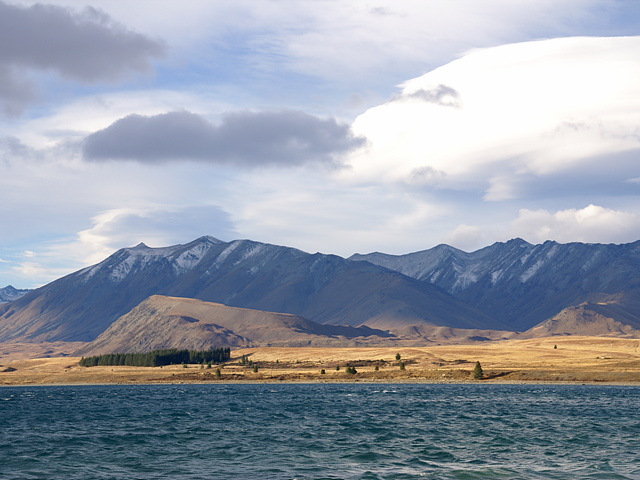
#> input picture ComputerVision/TraditionalComputerVision/Code/images/tekapo.bmp, 640 x 480 px
$ python shear.py
#> lines starting #> are read from the running program, lines starting #| are printed output that depends on the picture
import sys
import numpy as np
import cv2

if __name__ == "__main__":
    src = cv2.imread("./images/tekapo.bmp")
#> src is the input picture: shape (480, 640, 3); mean B, G, R 169.8, 157.4, 149.7

    if src is None:
        print("Image load failed!")
        sys.exit()

    aff = np.array([[1, 0.5, 0], [0, 1, 0]], dtype=np.float32)
    dst = cv2.warpAffine(src, aff, (0,0))
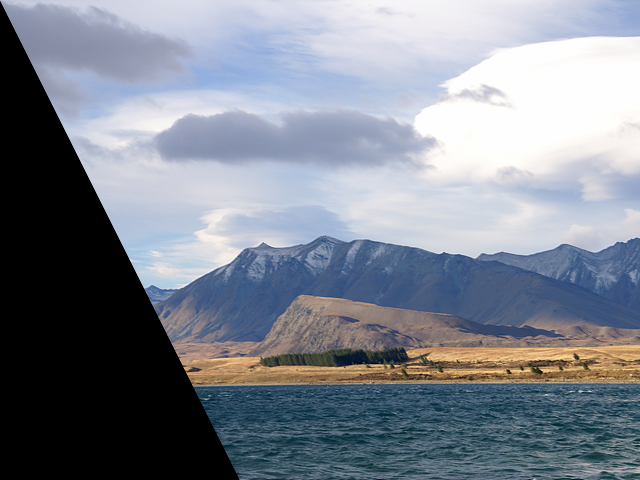
#> dst: shape (480, 640, 3); mean B, G, R 143.7, 132.4, 125.8

    h, w = src.shape[:2]
#> h = 480; w = 640
    dst2 = cv2.warpAffine(src, aff, (w+ int(h*0.5), h))
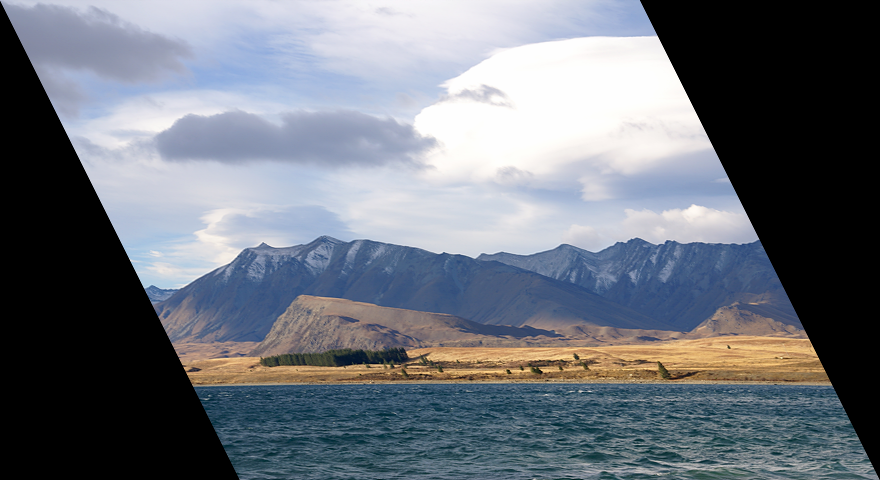
#> dst2: shape (480, 880, 3); mean B, G, R 123.6, 114.5, 108.9

    cv2.imshow("src", src)
    cv2.imshow("dst", dst)
    cv2.imshow("dst2", dst2)
    cv2.waitKey()
    cv2.destroyAllWindows()

$ run again, with ComputerVision/TraditionalComputerVision/Code/images/airplane.bmp copied over ComputerVision/TraditionalComputerVision/Code/images/tekapo.bmp
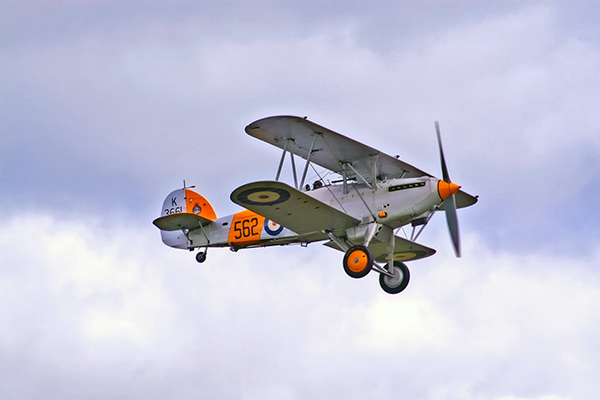
#> input picture ComputerVision/TraditionalComputerVision/Code/images/airplane.bmp, 600 x 400 px
#> src is the input picture: shape (400, 600, 3); mean B, G, R 217.1, 197.6, 196.8
#> `dst = cv2.warpAffine(src, aff, (0,0))`:
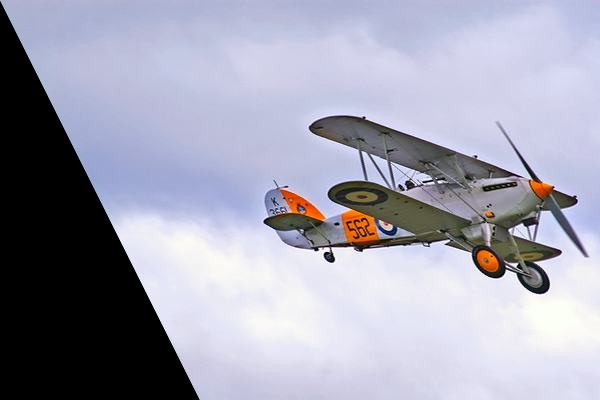
#> dst: shape (400, 600, 3); mean B, G, R 177.5, 161.6, 161.2
#> `dst2 = cv2.warpAffine(src, aff, (w+ int(h*0.5), h))`:
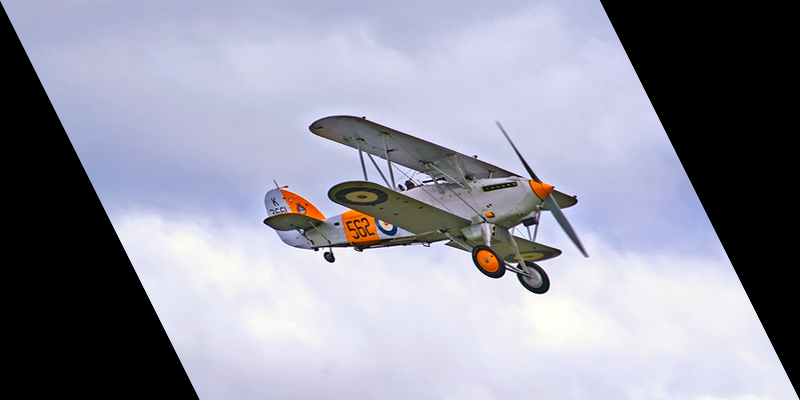
#> dst2: shape (400, 800, 3); mean B, G, R 162.9, 148.3, 147.7

$ run again, with ComputerVision/TraditionalComputerVision/Code/images/cat.bmp copied over ComputerVision/TraditionalComputerVision/Code/images/tekapo.bmp
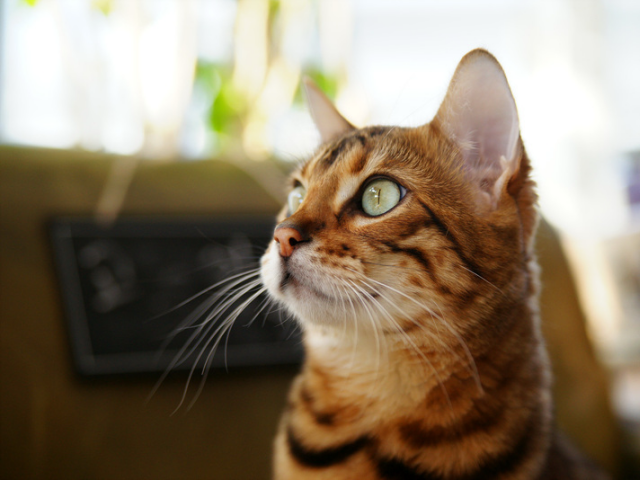
#> input picture ComputerVision/TraditionalComputerVision/Code/images/cat.bmp, 640 x 480 px
#> src is the input picture: shape (480, 640, 3); mean B, G, R 104.5, 125.6, 140.8
#> `dst = cv2.warpAffine(src, aff, (0,0))`:
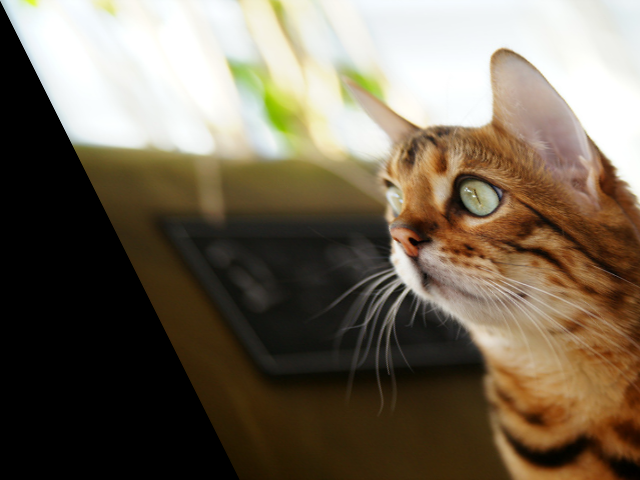
#> dst: shape (480, 640, 3); mean B, G, R 87, 104.2, 115.7
#> `dst2 = cv2.warpAffine(src, aff, (w+ int(h*0.5), h))`:
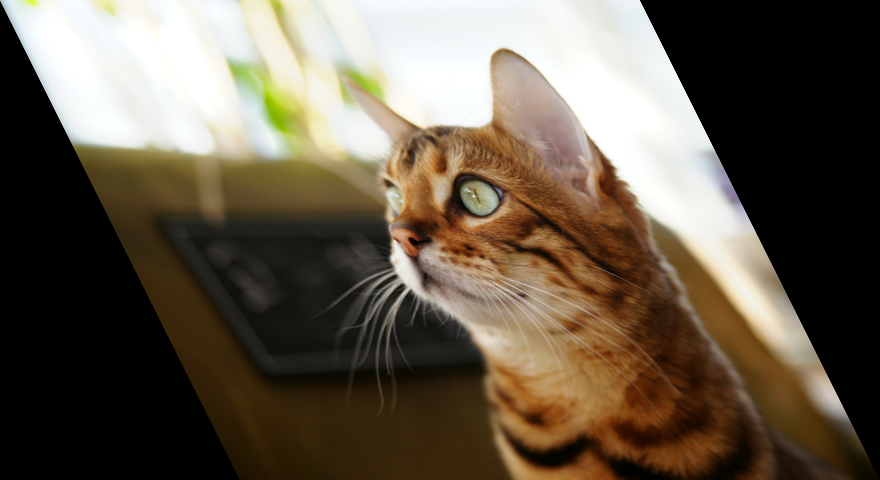
#> dst2: shape (480, 880, 3); mean B, G, R 76.1, 91.5, 102.5

$ run again, with ComputerVision/TraditionalComputerVision/Code/images/field.bmp copied over ComputerVision/TraditionalComputerVision/Code/images/tekapo.bmp
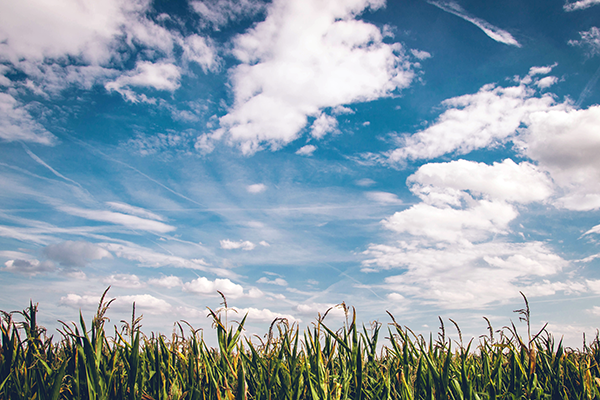
#> input picture ComputerVision/TraditionalComputerVision/Code/images/field.bmp, 600 x 400 px
#> src is the input picture: shape (400, 600, 3); mean B, G, R 173.2, 160.3, 141.8
#> `dst = cv2.warpAffine(src, aff, (0,0))`:
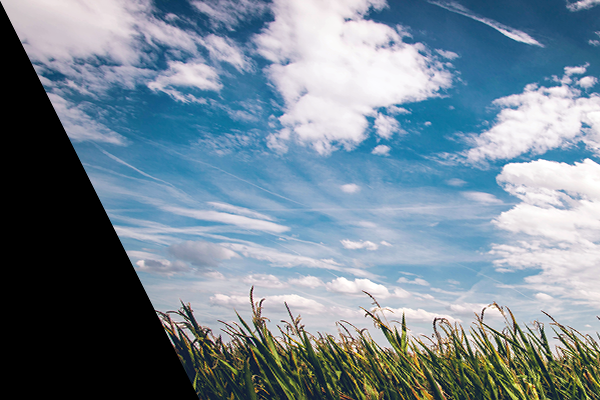
#> dst: shape (400, 600, 3); mean B, G, R 145.6, 132.6, 115.1
#> `dst2 = cv2.warpAffine(src, aff, (w+ int(h*0.5), h))`:
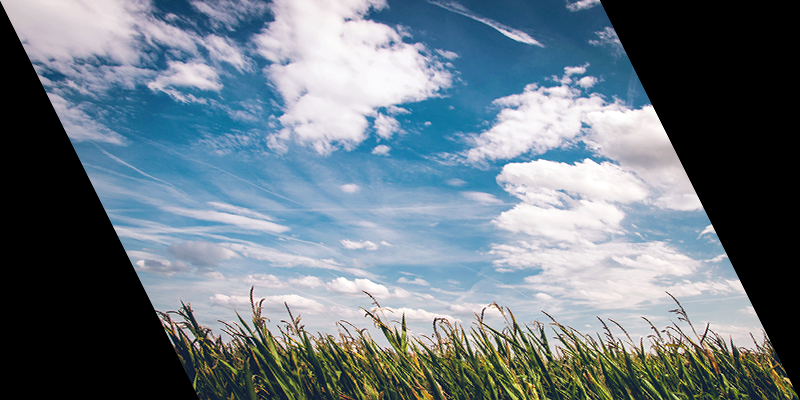
#> dst2: shape (400, 800, 3); mean B, G, R 130, 120.3, 106.5
